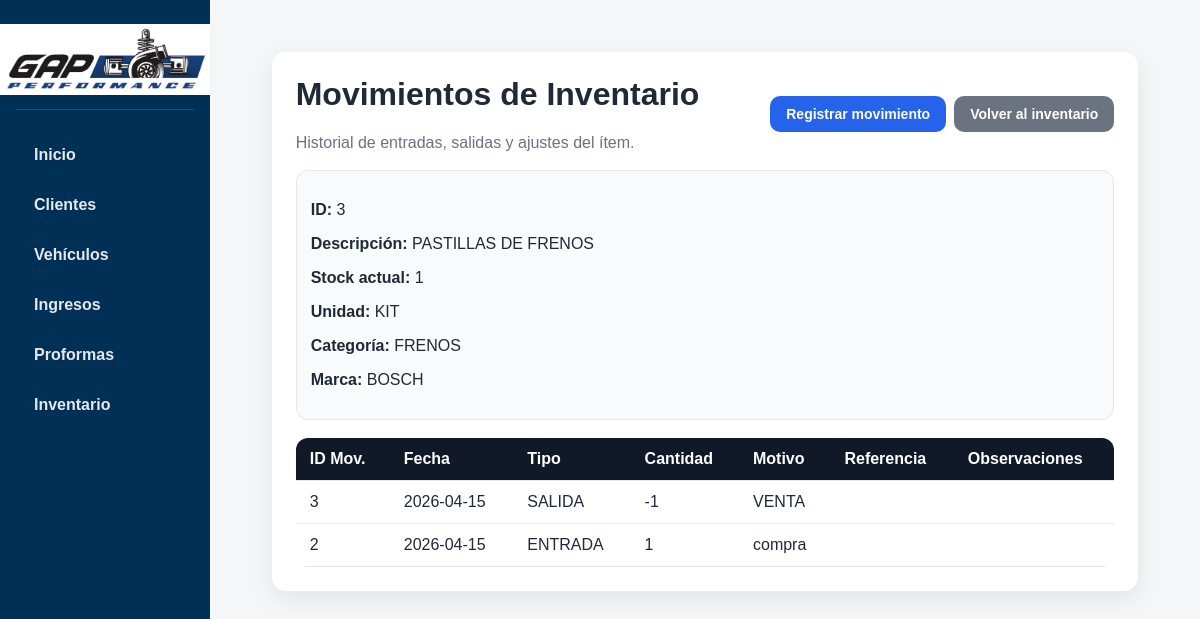
The app's page /inventario/3/movimientos with its own data.
### tables this page shows
CREATE TABLE inventario (
    id_item INTEGER PRIMARY KEY AUTOINCREMENT,
    descripcion TEXT NOT NULL,
    cantidad INTEGER NOT NULL DEFAULT 0,
    unidad_medida TEXT NOT NULL,
    estado TEXT NOT NULL,
    categoria TEXT NOT NULL,
    marca TEXT,
    created_at TEXT DEFAULT CURRENT_TIMESTAMP
);

CREATE TABLE movimientos_inventario (
    id_movimiento INTEGER PRIMARY KEY AUTOINCREMENT,
    id_item INTEGER NOT NULL,
    fecha_movimiento TEXT NOT NULL,
    tipo_movimiento TEXT NOT NULL,
    cantidad INTEGER NOT NULL,
    motivo TEXT NOT NULL,
    referencia TEXT,
    observaciones TEXT,
    FOREIGN KEY (id_item) REFERENCES inventario(id_item)
);

### app.py (the view)
@app.route("/inventario/<int:id_item>/movimientos")
def ver_movimientos_inventario(id_item):
    conexion = conectar_db()
    cursor = conexion.cursor()
    cursor.execute("SELECT * FROM inventario WHERE id_item = ?", (id_item,))
    item = cursor.fetchone()
    cursor.execute("""
        SELECT *
        FROM movimientos_inventario
        WHERE id_item = ?
        ORDER BY id_movimiento DESC
    """, (id_item,))
    movimientos = cursor.fetchall()
    conexion.close()
    return render_template("movimientos_inventario.html", item=item, movimientos=movimientos)

### app.py (called while the page is built)
def conectar_db():
    conexion = sqlite3.connect("taller.db")
    conexion.row_factory = sqlite3.Row
    return conexion

### templates/movimientos_inventario.html (shortened to what this page needs)
{% extends "base.html" %}
{% block content %}
<div class="card">
    <div class="page-header">
        <div>
            <h1>Movimientos de Inventario</h1>
            <p>Historial de entradas, salidas y ajustes del ítem.</p>
        </div>
        <div class="actions">
            <a class="btn btn-primary" href="/inventario/{{ item['id_item'] }}/movimientos/nuevo">Registrar movimiento</a>
            <a class="btn btn-secondary" href="/inventario">Volver al inventario</a>
        </div>
    </div>
    <div class="info-box mb-3">
        <p><strong>ID:</strong> {{ item["id_item"] }}</p>
        <p><strong>Descripción:</strong> {{ item["descripcion"] }}</p>
        <p><strong>Stock actual:</strong>
            {% if item["cantidad"] == 0 %}
                <span class="badge badge-rechazada">Agotado</span>
            {% else %}
                {{ item["cantidad"] }}
            {% endif %}
        </p>
        <p><strong>Unidad:</strong> {{ item["unidad_medida"] }}</p>
        <p><strong>Categoría:</strong> {{ item["categoria"] }}</p>
        <p><strong>Marca:</strong> {{ item["marca"] }}</p>
    </div>
    <div class="table-responsive">
        <table>
            <thead>
                <tr>
                    <th>ID Mov.</th>
                    <th>Fecha</th>
                    <th>Tipo</th>
                    <th>Cantidad</th>
                    <th>Motivo</th>
                    <th>Referencia</th>
                    <th>Observaciones</th>
                </tr>
            </thead>
            <tbody>
                {% for mov in movimientos %}
                <tr>
                    <td>{{ mov["id_movimiento"] }}</td>
                    <td>{{ mov["fecha_movimiento"] }}</td>
                    <td>{{ mov["tipo_movimiento"] }}</td>
                    <td>{{ mov["cantidad"] }}</td>
                    <td>{{ mov["motivo"] }}</td>
                    <td>{{ mov["referencia"] }}</td>
                    <td>{{ mov["observaciones"] }}</td>
                </tr>
                {% endfor %}
            </tbody>
        </table>
    </div>
</div>
{% endblock %}

### static/style.css (style rules this page uses)
* { box-sizing: border-box; }
body { margin: 0; font-family: Arial, Helvetica, sans-serif; background-color: #f4f6f8; color: #1f2937; }
a { text-decoration: none; }
h1, h2, h3 { margin-top: 0; }
.card { background: white; border-radius: 14px; padding: 24px; box-shadow: 0 8px 24px rgba(0, 0, 0, 0.08); margin-bottom: 24px; }
.btn { display: inline-block; padding: 10px 16px; border: none; border-radius: 10px; cursor: pointer; font-size: 14px; font-weight: bold; transition: 0.2s; }
.btn-primary { background: #2563eb; color: white; }
.btn-secondary { background: #6b7280; color: white; }
.table-responsive { overflow-x: auto; }
table { width: 100%; border-collapse: collapse; background: white; border-radius: 12px; overflow: hidden; }
thead { background: #111827; color: white; }
th, td { padding: 12px 14px; text-align: left; border-bottom: 1px solid #e5e7eb; vertical-align: top; }
.page-header { display: flex; justify-content: space-between; align-items: center; gap: 12px; flex-wrap: wrap; margin-bottom: 18px; }
.page-header p { margin: 0; color: #6b7280; }
.info-box { background: #f9fafb; border: 1px solid #e5e7eb; border-radius: 12px; padding: 14px; }
.mb-3 { margin-bottom: 18px; }
.actions { display: flex; gap: 8px; flex-wrap: wrap; }

### records on screen
inventario: id_item "3", descripcion "PASTILLAS DE FRENOS", cantidad "1", unidad_medida "KIT", categoria "FRENOS", marca "BOSCH"
movimientos_inventario: id_movimiento "3", fecha_movimiento "2026-04-15", tipo_movimiento "SALIDA", cantidad "-1", motivo "VENTA"
movimientos_inventario: id_movimiento "2", fecha_movimiento "2026-04-15", tipo_movimiento "ENTRADA", cantidad "1", motivo "compra"
